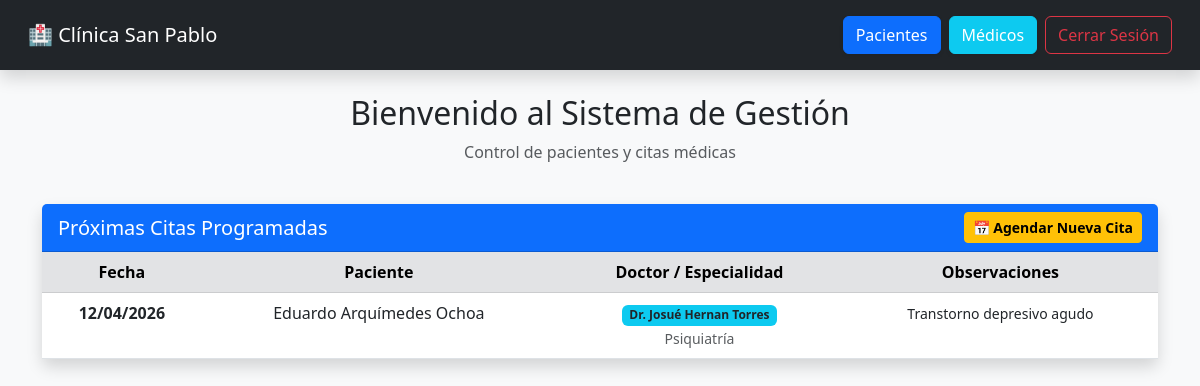
The app's page /dashboard.php (signed in) with its own data.
### tables this page shows
CREATE TABLE `citas` (
  `id_cita` int(11) NOT NULL,
  `id_paciente` int(11) DEFAULT NULL,
  `id_doctor` int(11) DEFAULT NULL,
  `fecha_cita` date DEFAULT NULL,
  `observaciones` text DEFAULT NULL
);

CREATE TABLE `pacientes` (
  `id_paciente` int(11) NOT NULL,
  `nombre` varchar(50) NOT NULL,
  `apellido` varchar(50) NOT NULL,
  `direccion` varchar(100) DEFAULT NULL,
  `telefono` int(20) DEFAULT NULL
);

CREATE TABLE `doctores` (
  `id_doctor` int(11) NOT NULL,
  `nombre` varchar(50) NOT NULL,
  `especialidad` varchar(50) NOT NULL,
  `telefono` varchar(20) NOT NULL
);

### dashboard.php (the view, shortened to what this page needs)
<?php
include("conexion.php");
?>
<!DOCTYPE html>
<html lang="es">
<head>
    <link href="https://cdn.jsdelivr.net/npm/bootstrap@5.3.0/dist/css/bootstrap.min.css" rel="stylesheet">
</head>
<body class="bg-light">
    <nav class="navbar navbar-dark bg-dark p-3 shadow">
        <div class="container-fluid">
            <span class="navbar-brand mb-0 h1">🏥 Clínica San Pablo</span>
            <div class="d-flex">
                <a href="lista_pacientes.php" class="btn btn-primary me-2 shadow-sm">Pacientes</a>
                <a href="lista_doctores.php" class="btn btn-info text-white me-2 shadow-sm">Médicos</a>
                <a href="salir.php" class="btn btn-outline-danger">Cerrar Sesión</a>
            </div>
        </div>
    </nav>
    <div class="container mt-4">
        <div class="row mb-4">
            <div class="col-md-12 text-center">
                <h2>Bienvenido al Sistema de Gestión</h2>
                <p class="text-muted">Control de pacientes y citas médicas</p>
            </div>
        </div>
        <div class="card shadow border-0">
            <div class="card-header bg-primary text-white d-flex justify-content-between align-items-center">
                <h5 class="mb-0">Próximas Citas Programadas</h5>
                <a href="asignar_cita.php" class="btn btn-warning btn-sm fw-bold">📅 Agendar Nueva Cita</a>
            </div>
            <div class="card-body p-0">
                <table class="table table-hover mb-0 text-center">
                    <thead class="table-secondary">
                        <tr>
                            <th>Fecha</th>
                            <th>Paciente</th>
                            <th>Doctor / Especialidad</th>
                            <th>Observaciones</th>
                        </tr>
                    </thead>
                    <tbody>
                        <?php
                        $sql = "SELECT
                                    c.fecha_cita,
                                    p.nombre AS nom_paciente,
                                    p.apellido AS ape_paciente,
                                    d.nombre AS nom_doctor,
                                    d.especialidad,
                                    c.observaciones
                                FROM citas c
                                INNER JOIN pacientes p ON c.id_paciente = p.id_paciente
                                INNER JOIN doctores d ON c.id_doctor = d.id_doctor
                                ORDER BY c.fecha_cita ASC";
                        $query = $conexion->query($sql);
                        if ($query && $query->num_rows > 0) {
                            while($cita = $query->fetch_object()) { ?>
                                <tr>
                                    <td><strong><?= date("d/m/Y", strtotime($cita->fecha_cita)) ?></strong></td>
                                    <td><?= $cita->nom_paciente . " " . $cita->ape_paciente ?></td>
                                    <td>
                                        <span class="badge bg-info text-dark">Dr. <?= $cita->nom_doctor ?></span>
                                        <br><small class="text-muted"><?= $cita->especialidad ?></small>
                                    </td>
                                    <td><small><?= $cita->observaciones ?></small></td>
                                </tr>
                            <?php }
                        } else {
                            echo "<tr><td colspan='4' class='p-4 text-muted'>No hay citas programadas aún.</td></tr>";
                        }
                        ?>
                    </tbody>
                </table>
            </div>
        </div>
    </div>
</body>
</html>

### records on screen
citas: fecha_cita "12/04/2026", id_paciente.nombre "Eduardo Arquímedes", id_paciente.apellido "Ochoa", id_doctor.nombre "Josué Hernan Torres", id_doctor.especialidad "Psiquiatría", observaciones "Transtorno depresivo agudo"
